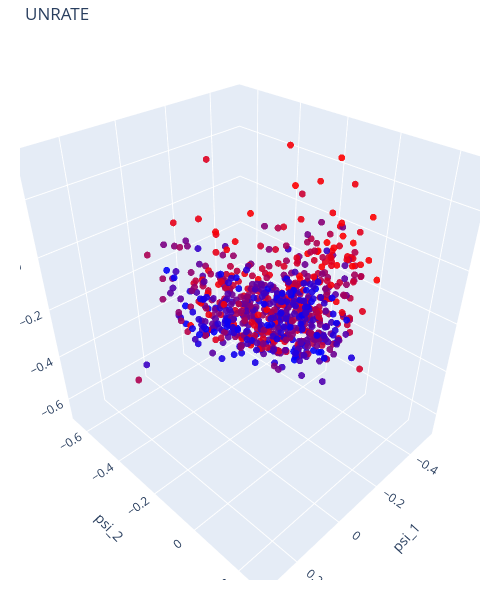

Notebook code cell kept with this figure:
### Code cell
colour_vars = ['UNRATE', 'CPIAUCSL', 'FEDFUNDS', 'AAA', 'HOUST', 'S&P 500']
test_colour_var('UNRATE', df['UNRATE'].values)

### Figure 1 — Plotly figure (JSON) as saved in the notebook; plotly's stock layout.template omitted (floating-point values rounded to 4 significant figures; data arrays with more than 128 entries replaced by an {"elided": "..."} marker saying what was removed)
{"data": [{"marker": {"color": {"elided": "743 float values"}, "colorscale": [[0, "rgb(0,0,255)"], [1, "rgb(255,0,0)"]], "opacity": 0.9, "showscale": false, "size": 4}, "mode": "markers", "type": "scatter3d", "x": {"elided": "743 float values"}, "y": {"elided": "743 float values"}, "z": {"elided": "743 float values"}}], "layout": {"height": 600, "legend": {"orientation": "h", "x": 1, "xanchor": "right", "y": 1.02, "yanchor": "bottom"}, "margin": {"b": 20, "l": 20, "r": 20, "t": 40}, "scene": {"xaxis": {"title": {"text": "psi_1"}}, "yaxis": {"title": {"text": "psi_2"}}, "zaxis": {"title": {"text": "psi_3"}}}, "title": {"text": "UNRATE"}, "width": 500, "xaxis": {"anchor": "y", "domain": [0, 1]}, "yaxis": {"anchor": "x", "domain": [0, 1]}}}
